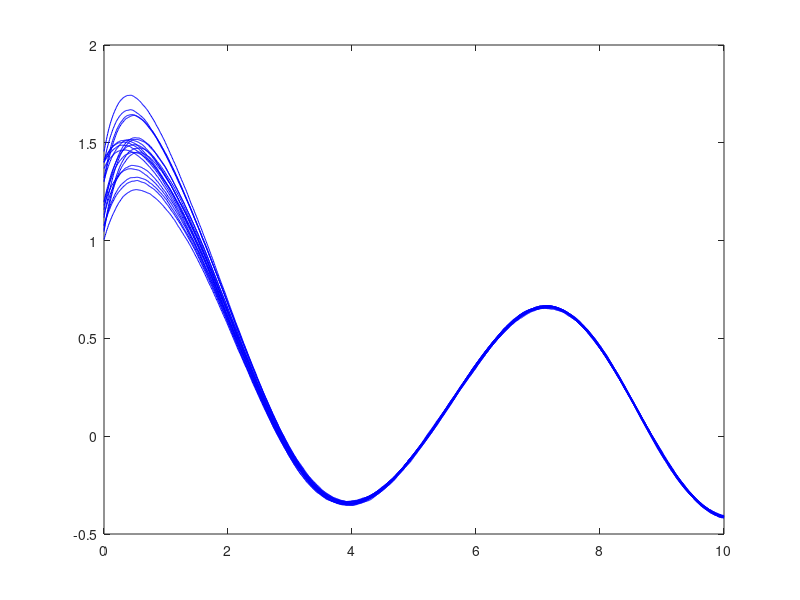
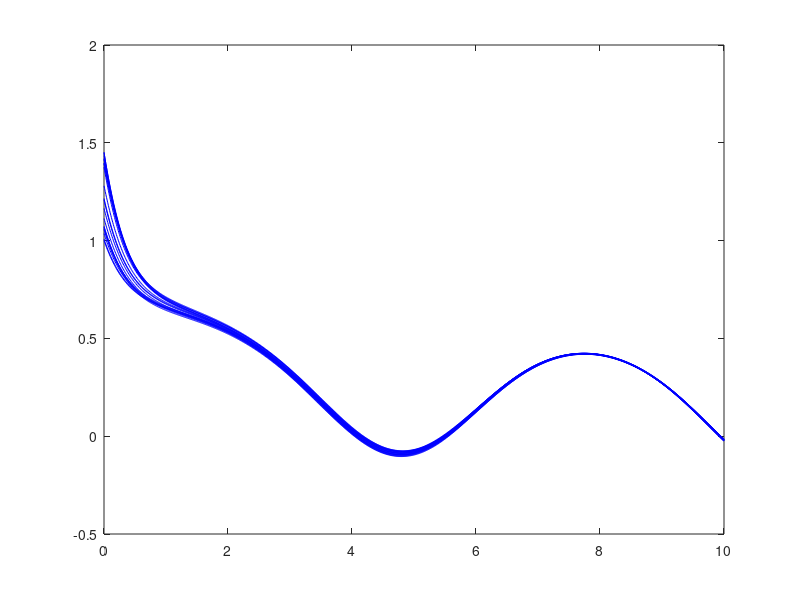
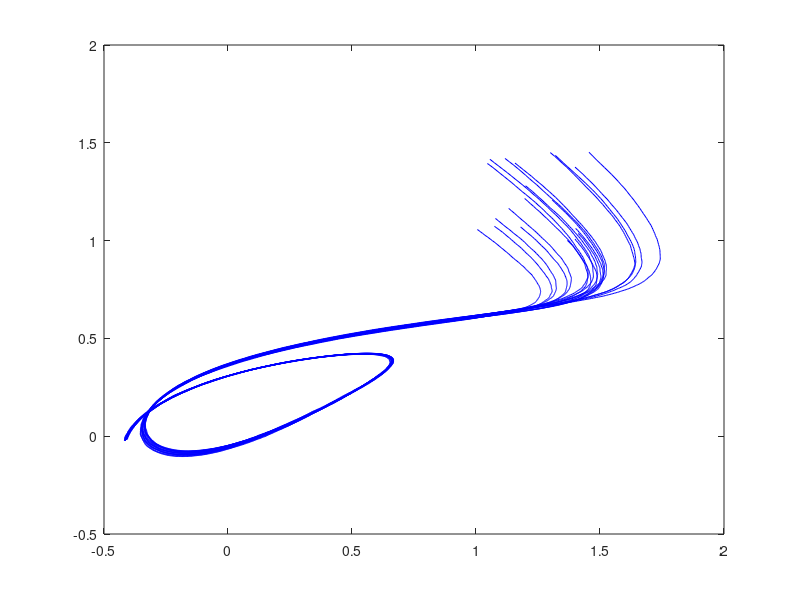

Reproduce these figures in MATLAB, in order. (Note: this script raises an error after producing the figures.)
x0 = [1, 1.5, 1, 0];
dt = 0.01;

steps = 1000;
for j=1:20
    t0 = 0;

    tmp = x0;
    tmp(1) = unifrnd(1, 1.5);
    tmp(2) = unifrnd(1, 1.5);
    traj = tmp;
    t = t0;
    for i=1:steps
        x = traj(end,:);
        x_plus = x;
        w = unifrnd(-0.1, 0.1);
%         syms w1 w2 real
        x_plus(1) = x(1) + dt*(-2*x(1) + x(2)*(1 + x(1)) + x(3) + w);
        x_plus(2) = x(2) + dt*(-x(2) + x(1)*(1 - x(2)) + 0.1);
        x_plus(3) = x(3) + dt*(-x(4));
        x_plus(4) = x(4) + dt*(x(3));
        var_range = containers.Map;
%         var_range(char(w1))=[0.9,1.1];
%         var_range(char(w2))=[0.9,1.1];
        
%         x_plus(1) = find_min(expr1, var_range);
%         x_plus(2) = find_max(expr2, var_range);
        t0 = t0+dt;
        traj = [traj;x_plus];
        t = [t,t0];
    end

    figure(1)
    plot(t, traj(:,1),'b')
    hold on

    figure(2)
    plot(t, traj(:,2),'b')
    hold on

    figure(3)
    plot(traj(:,1), traj(:,2), 'b')
    hold on
end

x10 = 1;
x20 = 1;
x30 = 1;
x40 = 0;
x10_hat = 1.5;
x20_hat = 1.5;
x30_hat = 1;
x40_hat = 0;
t0 = 0;

traj = [x10, x20, x30, x40, x10_hat, x20_hat, x30_hat, x40_hat];
t = t0;
syms x1 x2 x3 x4 w real
exprs = [-2*(x1)+x2*(1+x1)+x3+w,-x2+x1*(1-x2)+0.1,-x4,x3];
for i=1:steps
    disp(i)
    tmp = traj(end,:);
    d = computeDecomposition(exprs,[x1,x2,x3,x4],[w],tmp(1:4),[-0.1],tmp(5:8),[0.1],dt);
    d_hat = computeDecomposition(exprs,[x1,x2,x3,x4],[w],tmp(5:8),[0.1],tmp(1:4),[-0.1],dt);
    t0 = t0+dt;
    traj = [traj;[d, d_hat]];
    t = [t,t0];
end

figure(1)
plot(t, traj(:,1),'r')
plot(t, traj(:,5),'g')

figure(2)
plot(t, traj(:,2),'r')
plot(t, traj(:,6),'g')

figure(3)
for i=1:size(traj,1)
    rectangle('Position',[traj(i,1), traj(i,2), traj(i,5)-traj(i,1), traj(i,6)-traj(i,2)], 'EdgeColor', 'g')
end
